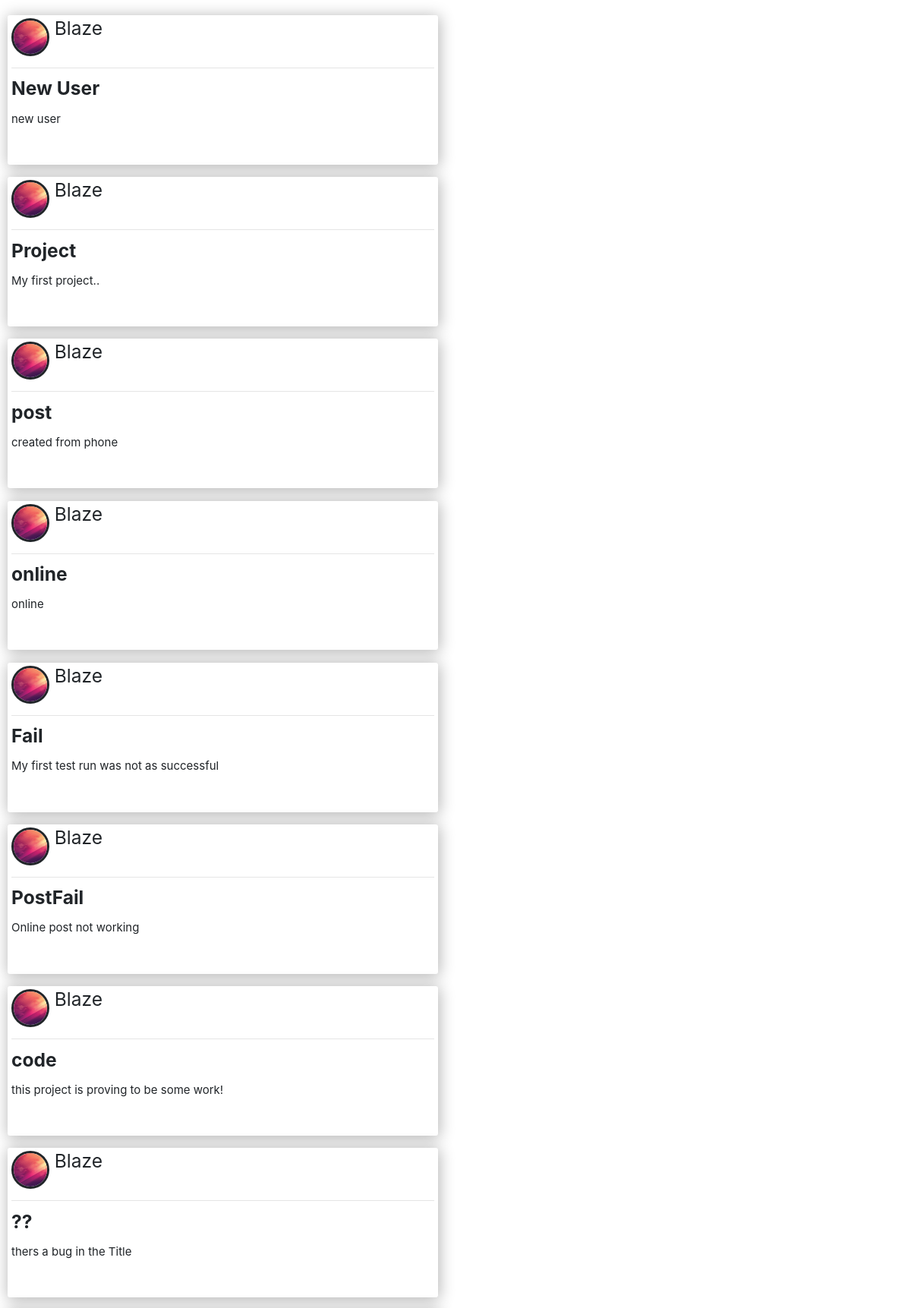
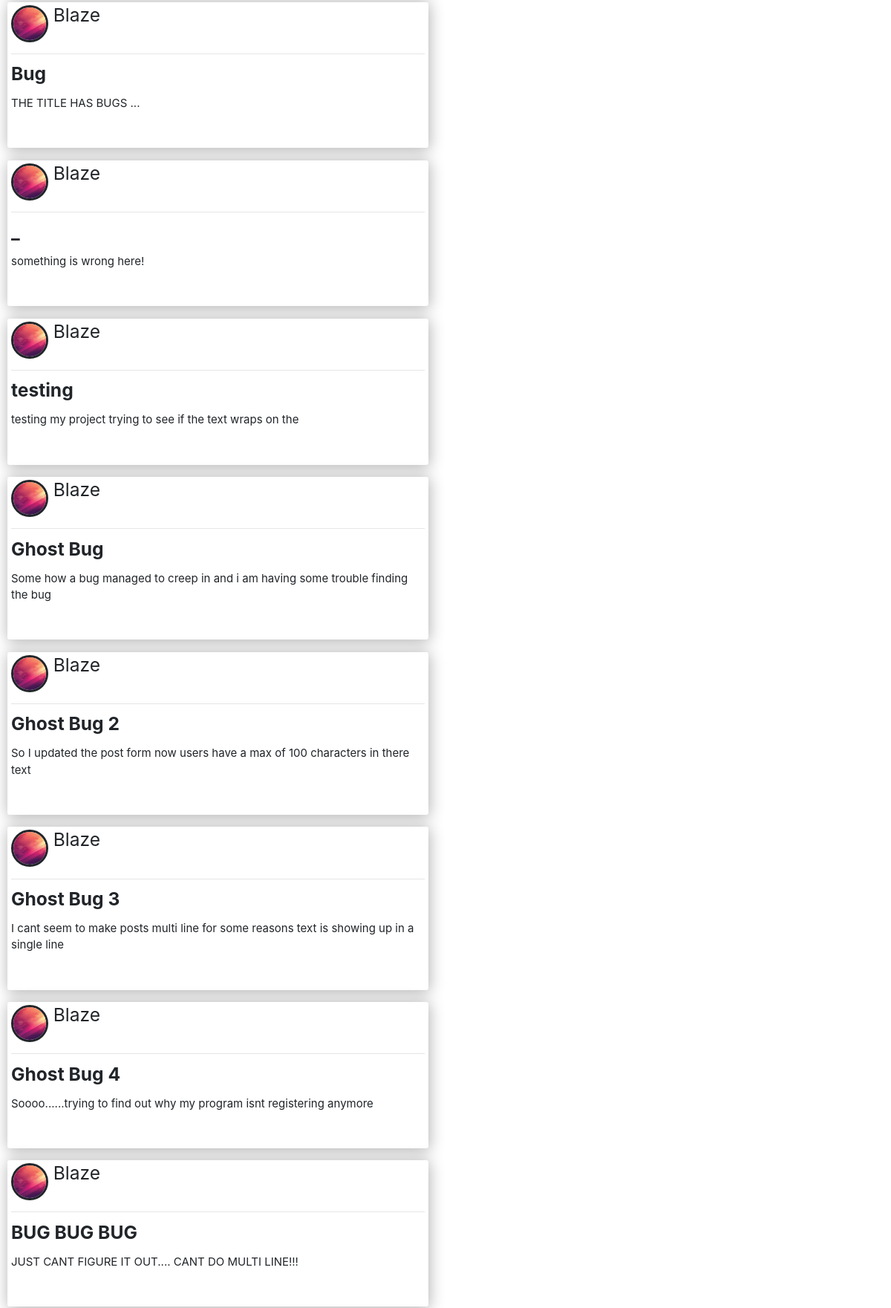
/posts (signed in, upper part), run on the app's committed database (2 pictures, top to bottom).
### LeNode/Models/models.py (models this page shows, shortened)
class Post(db.Model):
     id = db.Column(db.Integer,primary_key = True)
     title = db.Column(db.String(100),nullable=False)
     date_posted = db.Column(db.DateTime,nullable=False,default=datetime.utcnow)
     post = db.Column(db.Text(),nullable=False)
     user_id = db.Column(db.Integer,db.ForeignKey('user.id'),nullable=False)

class User(db.Model,UserMixin):
    id = db.Column(db.Integer,primary_key = True)
    username = db.Column(db.String(20),unique=True,nullable=False)
    email = db.Column(db.String(120),unique=True,nullable=False)
    profile_pic = db.Column(db.String(20),unique=False,default='default.png')
    password = db.Column(db.String(60),nullable=False)
    bio = db.Column(db.String(120),unique=False)
    notifications = db.Column(db.Integer,primary_key = False,unique = False,default = 0)
    posts = db.relationship('Post',backref='author',lazy=True)

### LeNode/Routes/routes.py (the view)
@app.route("/posts",methods=['GET'])
def posts():
    projects = Post.query.all()
    profile_pic = url_for("static",filename="images/profile_pix/" + current_user.profile_pic)
    return render_template("posts.html",projects=projects,profile_pic=profile_pic)

### LeNode/Models/models.py (called while the page is built)
@login_manager.user_loader
def load_user(user_id):
    return User.query.get(int(user_id))

### LeNode/templates/posts.html
{% extends "layout.html" %}
{% block body %}
{% for project in projects %}
 <div class="home-project-card">
	 <div class="content">
		 <div class="card-image">
			 <img src="{{url_for('static',filename='images/profile_pix/' + project.author.profile_pic)}}" class="home-image-section">
		 </div>
		 <p>
			<h5 style="position:relative;margin-left:1.5cm;">{{ project.author.username }}</h5>
		 </p>
		 <hr class="divider-hr">
		 <p><b><h5>{{ project.title }}</h5></b></p>
		 <p>{{ project.post}}</p>
	 </div>
 </div>
{% endfor %}
{% endblock body %}

### LeNode/templates/layout.html (shortened to what this page needs)
<!DOCTYPE html>
<html>
	<head>
		<link type="text/css" rel="stylesheet" href="{{ url_for('static', filename='bootstrap/css/bootstrap-grid.css') }}">
		<link type="text/css" rel="stylesheet" href="{{ url_for('static', filename='bootstrap/css/bootstrap-reboot.css') }}">
		<link type="text/css" rel="stylesheet" href="{{ url_for('static', filename='bootstrap/css/bootstrap.css') }}">
		<link type="text/css" rel="stylesheet" href="{{ url_for('static', filename='css/materialize.min.css') }}">
		<link type="text/css" rel="stylesheet" href="{{ url_for('static', filename='css/main.css') }}">
	</head>
	<body>
		{% block body %}
		{% endblock body %}
	</body>
</html>

### LeNode/static/css/main.css (style rules this page uses)
body { background-color:white; }
.home-project-card { background-color:white; padding-bottom:1cm; z-index:0; box-shadow:1px 2px 20px 1px rgba(0, 0, 0, 0.294); border-radius:3px; margin:10px; width:15cm; }
.home-project-card .content { margin:5px; position:relative; top:4px; }
.divider-hr { margin-top:35px; position:relative; top:3px; }
.home-project-card .content .home-image-section { width:50px; height: 50px; border-radius: 100pc; border-style: solid; position:absolute; }

### data on the page
Post: profile_pic (picture), author.username "Blaze", post "new user"
Post: profile_pic (picture), author.username "Blaze", post "My first project.."
Post: profile_pic (picture), author.username "Blaze", post "created from phone"
Post: profile_pic (picture), author.username "Blaze", post "online"
Post: profile_pic (picture), author.username "Blaze", post "My first test run was not as successful"
Post: profile_pic (picture), author.username "Blaze", post "Online post not working"
Post: profile_pic (picture), author.username "Blaze", post "this project is proving to be some work!"
Post: profile_pic (picture), author.username "Blaze", post "thers a bug in the Title"
Post: profile_pic (picture), author.username "Blaze", post "THE TITLE HAS BUGS ..."
Post: profile_pic (picture), author.username "Blaze", title "_", post "something is wrong here!"
Post: profile_pic (picture), author.username "Blaze", post "testing my project trying to see if the text wraps on the"
Post: profile_pic (picture), author.username "Blaze", post "Some how a bug managed to creep in and i am having some trouble finding the bug"
Post: profile_pic (picture), author.username "Blaze", post "So I updated the post form now users have a max of 100 characters in there text"
Post: profile_pic (picture), author.username "Blaze", post "I cant seem to make posts multi line for some reasons text is showing up in a single line"
Post: profile_pic (picture), author.username "Blaze", post "Soooo......trying to find out why my program isnt registering anymore"
Post: profile_pic (picture), author.username "Blaze", post "JUST CANT FIGURE IT OUT.... CANT DO MULTI LINE!!!"
